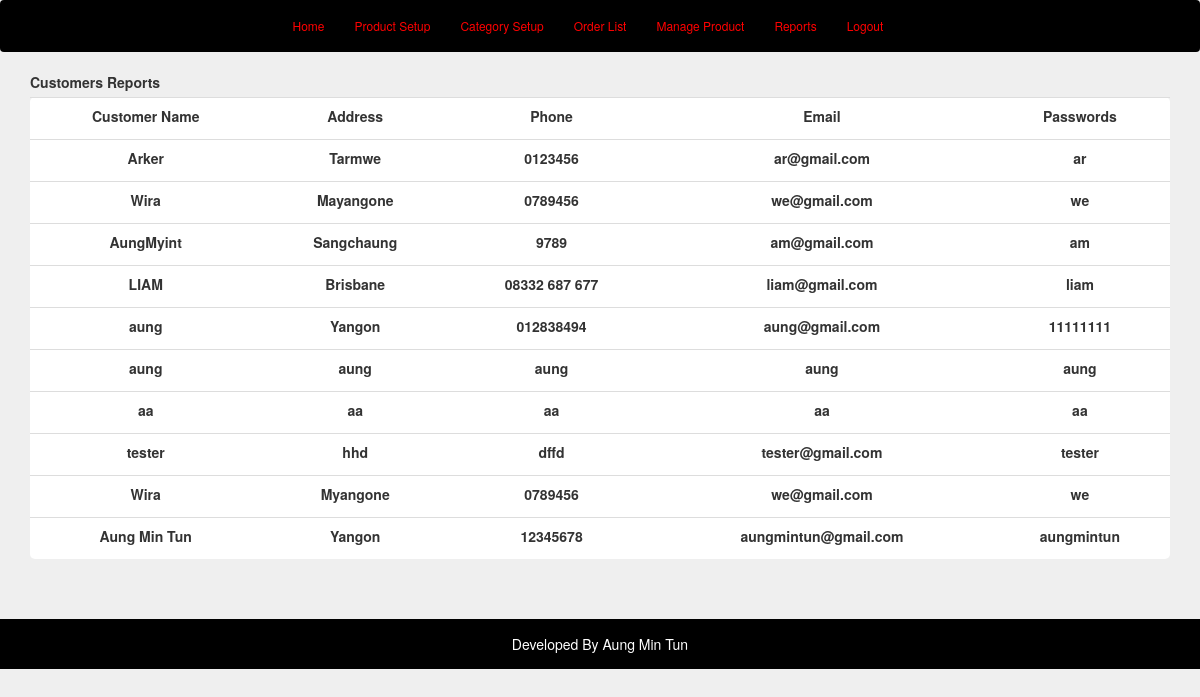
Page /Admin/customersrep.php on the committed database.
### tables this page shows
CREATE TABLE IF NOT EXISTS `tbl_customers` (
`CustomerID` int(20) NOT NULL,
  `CustomerName` varchar(50) NOT NULL,
  `Address` varchar(50) NOT NULL,
  `Phone` varchar(20) NOT NULL,
  `Email` varchar(20) NOT NULL,
  `Passwords` varchar(20) NOT NULL
);

### Admin/customersrep.php (the view, shortened to what this page needs)
<!DOCTYPE html>
<html>
<head>
<link href="css/style.css" rel="stylesheet" type="text/css" />
  <link rel="stylesheet" href="css/bootstrap.min.css">
</head>
<body>
  <nav class="navbar home-menu">
      <ul class="nav navbar-nav">
        <li class="active"><a href="index.php">Home</a></li>
        <li><a href="ProductEntry.php">Product Setup</a></li>
        <li><a href="CategorySetup.php">Category Setup</a></li>
        <li><a href="orderlist.php">Order List</a></li>
        <li><a href="manage-product.php">Manage Product</a></li>
        <li><a href="reports.php">Reports</a></li>
        <li><a href="index.php">Logout</a></li>
      </ul>
  </nav>
  <div class="wapper">
    <div class="container">
      <table class="table">
        <tr>
          <label class="lbl">Customers Reports </label>
          <th><label class="lbl">Customer Name</label> </th>
          <th><label class="lbl">Address</label> </th>
          <th><label class="lbl">Phone</label> </th>
          <th><label class="lbl">Email</label> </th>
          <th><label class="lbl">Passwords</label> </th>
          </tr>
    <?php
      include("Computerdb.php");
    $yltstr="Select * from tbl_customers";
    $yltres=mysql_query($yltstr,$conn);
    while($yltrow=mysql_fetch_array($yltres)):?>
      <tr align="center">
          <td><label class="lbl"><?php echo $yltrow["CustomerName"] ?></label> </td>
          <td><label class="lbl"><?php echo $yltrow["Address"] ?></label> </td>
          <td><label class="lbl"><?php echo $yltrow["Phone"]?></label> </td>
          <td><label class="lbl"><?php echo $yltrow["Email"] ?></label> </td>
          <td><label class="lbl"><?php echo $yltrow["Passwords"]?></label> </td>
          </tr>
    <?php endwhile; ?>
    </table>
    </div>
  </div>
  <footer><span>Developed By Aung Min Tun</span></footer>
</body>
</html>

### Admin/css/style.css (style rules this page uses)
body { margin:0; padding:0; background-color: #efefef !important; font-family: arial; font-size:14px; }
.wapper { width:100%; float:left; }
.home-menu { background-color: black; }
.home-menu ul a { color:red; font-size:12px; }
.home-menu .nav { width:645px; margin:0 auto; display: block; float:none; }
footer { float:left; background-color:#000; width:100%; text-align: center; padding:15px; margin-top:40px; color:#fff; }

### Admin/customersrep.php (style rules this page uses)
.table th { text-align: center !important; }
.table { background: #fff ; border-radius: 5px; }

### rows in the picture
tbl_customers: CustomerName "Arker", Address "Tarmwe", Phone "0123456", Email "ar@gmail.com", Passwords "ar"
tbl_customers: CustomerName "Wira", Address "Mayangone", Phone "0789456", Email "we@gmail.com", Passwords "we"
tbl_customers: CustomerName "AungMyint", Address "Sangchaung", Phone "9789", Email "am@gmail.com", Passwords "am"
tbl_customers: CustomerName "LIAM", Address "Brisbane", Phone "08332 687 677", Email "liam@gmail.com", Passwords "liam"
tbl_customers: CustomerName "aung", Address "Yangon", Phone "012838494", Email "aung@gmail.com", Passwords "11111111"
tbl_customers: CustomerName "aung", Address "aung", Phone "aung", Email "aung", Passwords "aung"
tbl_customers: CustomerName "aa", Address "aa", Phone "aa", Email "aa", Passwords "aa"
tbl_customers: CustomerName "tester", Address "hhd", Phone "dffd", Email "tester@gmail.com", Passwords "tester"
tbl_customers: CustomerName "Wira", Address "Myangone", Phone "0789456", Email "we@gmail.com", Passwords "we"
tbl_customers: CustomerName "Aung Min Tun", Address "Yangon", Phone "12345678", Email "aungmintun@gmail.com", Passwords "aungmintun"
